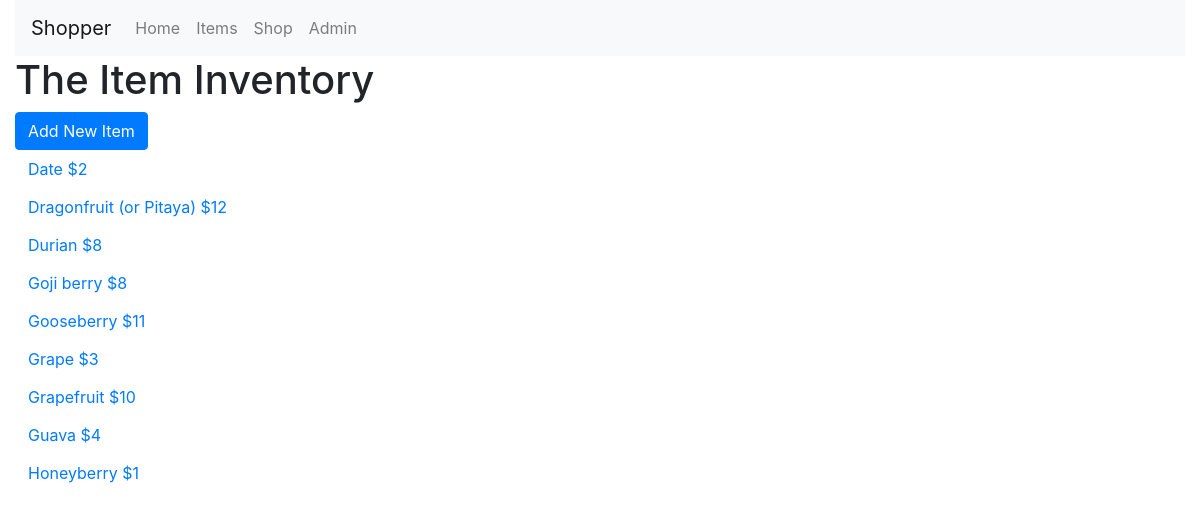
The app's page /items/ with its own data.
### shopper_app/models.py (models this page shows, shortened)
class Item(models.Model):
    name = models.CharField(max_length=128)
    price = models.IntegerField()
    image_url = models.URLField(null=True, blank=True)

### shopper_app/views.py (the view)
# urls.py: path('items/', ItemListView.as_view(), name='item_list'),
class ItemListView(generic.ListView):
    model = Item
    template_name = 'item_list.html'

### shopper_app/templates/item_list.html
{% extends "base.html" %}
{% block content_body %}
<div class="row">
    <div class="col-md-12">
        <h1>The Item Inventory</h1>
        <a class="btn btn-primary" href="{% url 'item_add' %}">Add New Item</a>
        <ul class="list-unstyled">
        {% for item in object_list %}
           <li>
               <a class="btn btn-link" href="{% url 'item' item.pk %}">{{ item.name }} ${{ item.price }}</a>
           </li>
        {% endfor %}
        </ul>
    </div>
</div>
{% endblock content_body %}

### shopper_app/templates/base.html (shortened to what this page needs)
<!doctype html>
<html lang="en">
    <head>
        <link rel="stylesheet" href="https://stackpath.bootstrapcdn.com/bootstrap/4.1.3/css/bootstrap.min.css">
    </head>
    <body class="container-fluid">
        <nav class="navbar navbar-expand-lg navbar-light bg-light">
            <a class="navbar-brand" href="#">Shopper</a>
            <div class="collapse navbar-collapse" id="navbarSupportedContent">
                <ul class="navbar-nav mr-auto">
                    <li class="nav-item">
                        <a class="nav-link" href="{% url 'home' %}">Home</a>
                    </li>
                    <li class="nav-item">
                        <a class="nav-link" href="{% url 'item_list' %}">Items</a>
                    </li>
                    <li class="nav-item">
                        <a class="nav-link" href="{% url 'shop' %}">Shop</a>
                    </li>
                    <li class="nav-item">
                        <a class="nav-link" target="_blank" href="/admin/">Admin</a>
                    </li>
                </ul>
            </div>
        </nav>
        {% block content_body %}{% endblock content_body %}
    </body>
</html>

### records on screen
Item: name "Date", price "2"
Item: name "Dragonfruit (or Pitaya)", price "12"
Item: name "Durian", price "8"
Item: name "Goji berry", price "8"
Item: name "Gooseberry", price "11"
Item: name "Grape", price "3"
Item: name "Grapefruit", price "10"
Item: name "Guava", price "4"
Item: name "Honeyberry", price "1"
